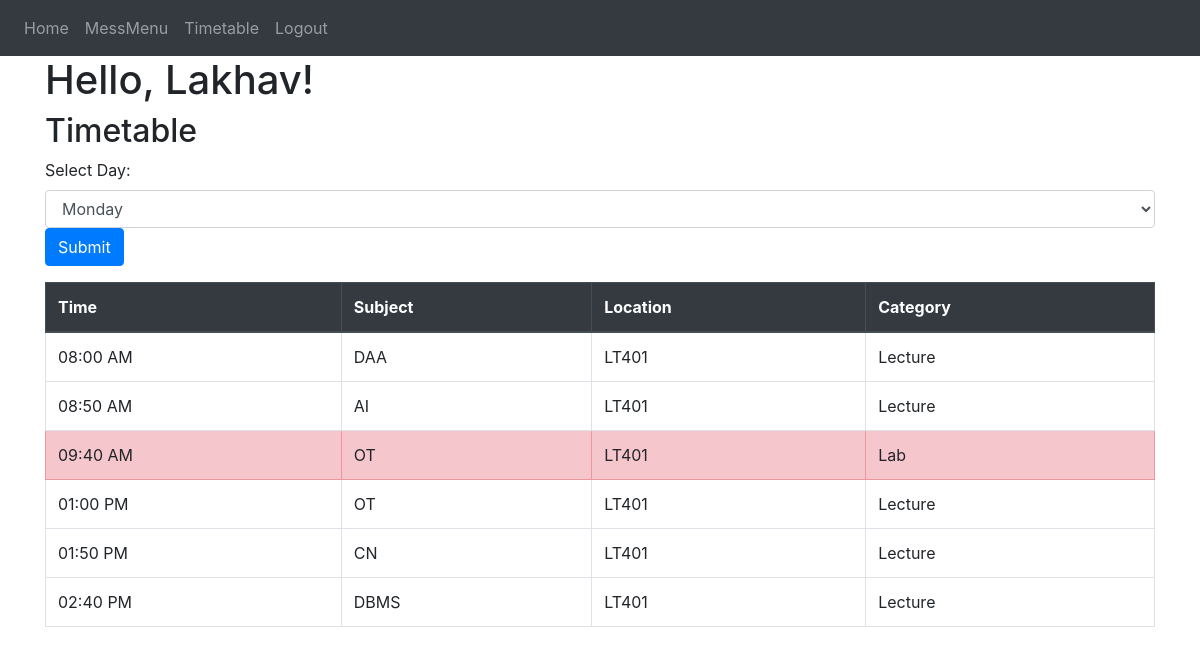
The app's page /timetable (signed in) with its own data.
### website/models.py (models this page shows)
class User(db.Model, UserMixin):
    id = db.Column(db.Integer, primary_key=True)
    email = db.Column(db.String(150), unique=True)
    password = db.Column(db.String(150))
    first_name = db.Column(db.String(150))
    date_created = db.Column(db.DateTime(timezone=True), default=func.now())
    year_id = db.Column(db.Integer, db.ForeignKey('year.id'))
    department_id = db.Column(db.Integer, db.ForeignKey('department.id'))
    subgroup_id = db.Column(db.Integer, db.ForeignKey('subgroup.id'))
    year = db.relationship('Year', backref=db.backref('users', lazy=True))
    department = db.relationship('Department', backref=db.backref('users', lazy=True))
    subgroup = db.relationship('Subgroup', backref=db.backref('users', lazy=True))

class Timetable(db.Model):
    id = db.Column(db.Integer, primary_key=True)
    day_id = db.Column(db.Integer, db.ForeignKey('day.id'), nullable=False)
    day = db.relationship('Day', backref=db.backref('timetable', lazy=True))
    time = db.Column(db.String(20), nullable=False)
    subject = db.Column(db.String(100), nullable=False)
    location = db.Column(db.String(100), nullable=False)
    category = db.Column(db.String(50), nullable=False)
    year_id = db.Column(db.Integer, db.ForeignKey('year.id'), nullable=False)
    department_id = db.Column(db.Integer, db.ForeignKey(
        'department.id'), nullable=False)
    subgroup_id = db.Column(db.Integer, db.ForeignKey(
        'subgroup.id'), nullable=False)

### website/views.py (the view)
@views.route('/timetable', methods=['GET', 'POST'])
def view_timetable():
    user = current_user  # Assuming you're using Flask-Login for authentication
    user_year = user.year.id
    user_subgroup = user.subgroup.id
    user_department = user.department.id  # Assuming department is a relationship attribute
    timetable_entries = Timetable.query.filter_by(year_id=user_year, subgroup_id=user_subgroup, department_id=user_department).all()
    selected_day = request.form.get('day') if request.method == 'POST' else 'Monday'  # Default to Monday if no day selected
    if not timetable_entries:
            flash("Timetable for the selected criteria is not yet available in the database.", 'info')
            return redirect(url_for('views.home'))
    return render_template('timetable.html', timetable_entries=timetable_entries, selected_day=selected_day, user=current_user)

### website/__init__.py (called while the page is built)
def create_app():
    app = Flask(__name__)
    app.config['SECRET_KEY'] = 'qweasdfsdf'
    app.config['SQLALCHEMY_DATABASE_URI'] = f'sqlite:///{DB_NAME}'
    db.init_app(app)
    admin.init_app(app)
    from .views import views
    from .auth import auth
    app.register_blueprint(views, url_prefix='/')
    app.register_blueprint(auth, url_prefix='/')
    migrate.init_app(app, db)
    from .models import User
    create_database(app)
    login_manager = LoginManager()
    login_manager.login_view = 'auth.login'
    login_manager.init_app(app)
    @login_manager.user_loader
    def load_user(id):
        return User.query.get(int(id))
    return app

### website/templates/timetable.html (shortened to what this page needs)
{% extends "base.html" %}
{% block content %}
<h1>Hello, {{user.first_name}}!</h1>
  <h2>Timetable</h2>
  <div class="form-group">
    <form method="POST" action="/timetable">
      <div class="form-group">
        <label for="day">Select Day:</label>
        <select class="form-control" id="day" name="day">
          <option value="Monday" {% if selected_day == "Monday" %} selected {% endif %}>Monday</option>
        </select>
        <button type="submit" class="btn btn-primary">Submit</button>
      </div>
    </form>
  </div>
  <div class="table-responsive">
    <table class="table table-bordered">
      <thead class="thead-dark">
        <tr>
          <th>Time</th>
          <th>Subject</th>
          <th>Location</th>
          <th>Category</th>
        </tr>
      </thead>
      <tbody>
        {% for entry in timetable_entries %}
          {% if entry.day.name == selected_day %}
            <tr {% if entry.category == "Lab" %} class="table-danger" {% endif %}>
              <td>{{ entry.time }}</td>
              <td>{{ entry.subject }}</td>
              <td>{{ entry.location }}</td>
              <td>{{ entry.category }}</td>
            </tr>
          {% endif %}
        {% endfor %}
      </tbody>
    </table>
  </div>
{% endblock %}

### website/templates/base.html (shortened to what this page needs)
<!DOCTYPE html>
<html>
  <head>
    <link
      rel="stylesheet"
      href="https://stackpath.bootstrapcdn.com/bootstrap/4.4.1/css/bootstrap.min.css"
    />
    <link
      rel="stylesheet"
      href="https://stackpath.bootstrapcdn.com/font-awesome/4.7.0/css/font-awesome.min.css"
    />
  </head>
  <body>
    <nav class="navbar navbar-expand-lg navbar-dark bg-dark">
      <div class="collapse navbar-collapse" id="navbar">
        <div class="navbar-nav">
          {%if user.is_authenticated %}
          <a class="nav-item nav-link" id="home" href="/">Home</a>
          <a class="nav-item nav-link" href="/selection">MessMenu</a>
          <a class="nav-item nav-link" href="/timetable">Timetable</a>
          <a class="nav-item nav-link" id="logout" href="/logout">Logout</a>
          {% else %}
          <a class="nav-item nav-link" id="login" href="/login">Login</a>
          <a class="nav-item nav-link" id="signUp" href="/sign-up">Sign Up</a>
          {% endif %}
        </div>
      </div>
    </nav>
    <div class="container">{% block content %} {% endblock %}</div>
  </body>
</html>

### records on screen
User: first_name "Lakhav"
Timetable: time "08:00 AM", subject "DAA", location "LT401", category "Lecture"
Timetable: time "08:50 AM", subject "AI", location "LT401", category "Lecture"
Timetable: time "09:40 AM", subject "OT", location "LT401", category "Lab"
Timetable: time "01:00 PM", subject "OT", location "LT401", category "Lecture"
Timetable: time "01:50 PM", subject "CN", location "LT401", category "Lecture"
Timetable: time "02:40 PM", subject "DBMS", location "LT401", category "Lecture"
